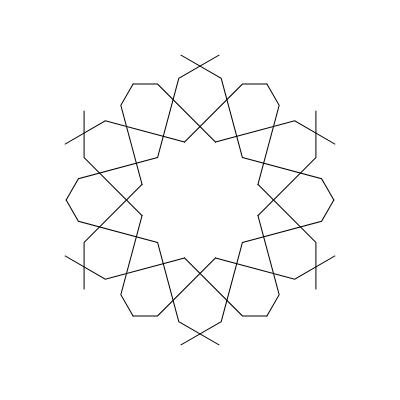
Frame 1 (no input)
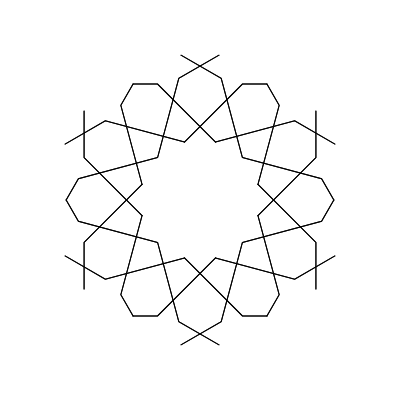
Frame 2 (the mouse pressed at the canvas centre, redrawn once)

The p5.js sketch that drew these frames (run headless with seeded random() and noise() and a simulated clock; the mouse was pressed at the canvas centre and the sketch redrawn once):

// p5.js sketch
// ── sketch.js
/*
Code written by Selcuk ARTUT 2022
Geometric Patterns with Creative Coding 
All rights reserved
*/

//scale factor
let a = 60;
let b, c, d, e, f, h;

function setup() {
    createCanvas(400, 400);
    angleMode(DEGREES);
    noLoop();
    noFill();
    b = (a * sin(120)) / sin(45);
    c = (a * sin(15)) / sin(45);
    d = (c * sin(90)) / sin(30);
    e = (d * sin(60)) / sin(90);
    f = (e + c) * sin(45);
    h = ((b + f) * sin(30)) / sin(60) - f;
}

function draw() {
    push();
        translate(width * 0.5, height * 0.5);
        let x0, y0, x1, y1, x2, y2, x3, y3;
        x0 = 0;
        y0 = 0;
        x1 = (2 * c + e) * cos(30);
        y1 = (2 * c + e) * sin(30);
        x2 = x1 + h * cos(15);
        y2 = y1 - h * sin(15);
        x3 = x1 + (c + h) * cos(15);
        y3 = y1 - (c + h) * sin(15);

        for (let i = 0; i < 12; i++) {
            push();
                rotate(45);
                rotate(i * 30);
                translate(0, -a);
                if (i % 2 == 0) scale(-1, 1);
                //every two step mirrored on the y-axis
                beginShape();
                vertex(x0, -y0);
                vertex(x1, -y1);
                vertex(x3, -y3);
                endShape();
                beginShape();
                vertex(-x0, -y0);
                vertex(-x1, -y1);
                vertex(-x2, -y2);
                endShape();
            pop();
        }
    pop();
}
